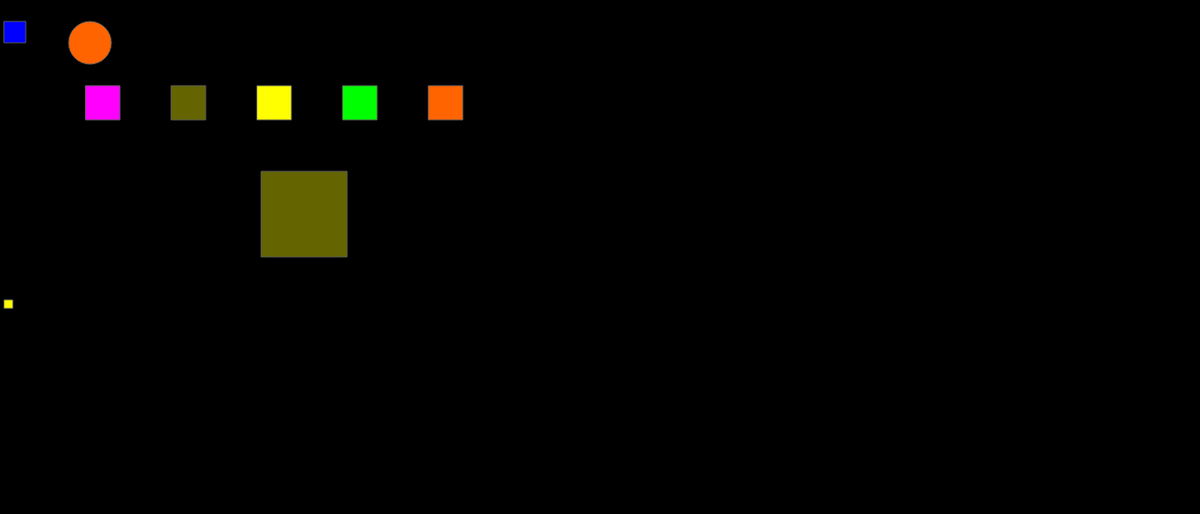
Frame 1 (no input)
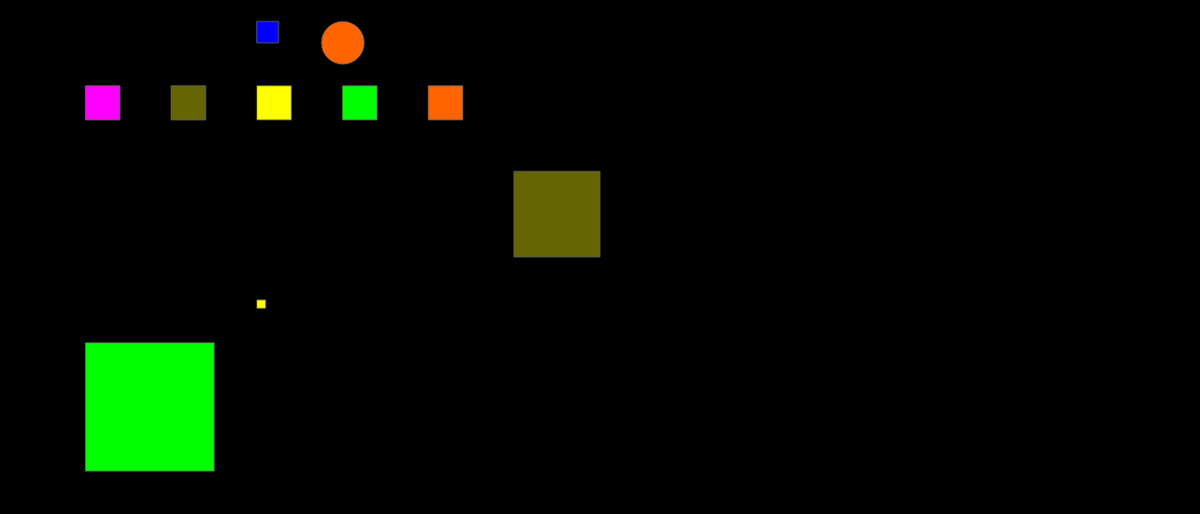
Frame 60 (no input)
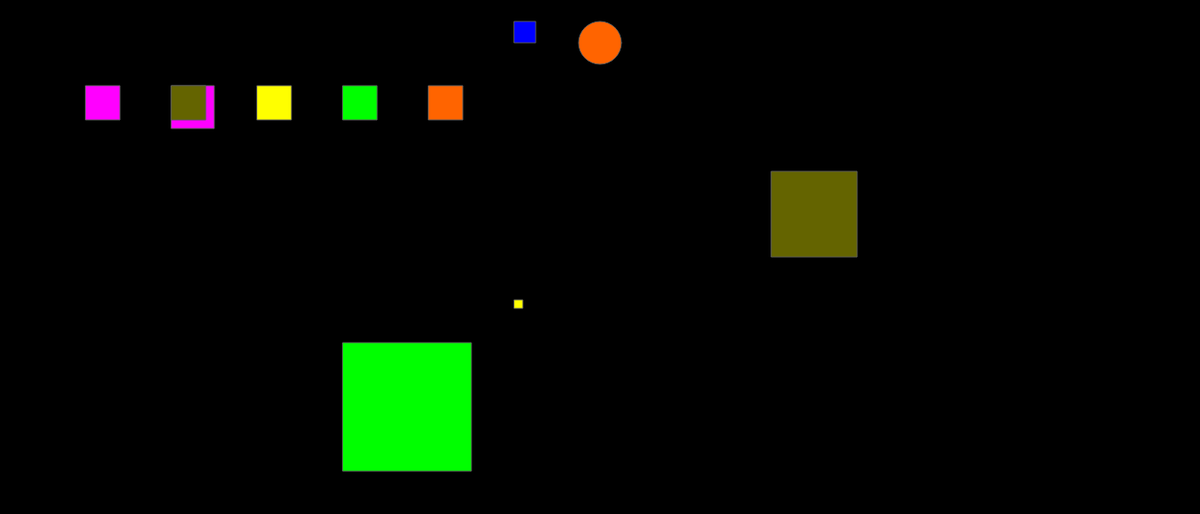
Frame 120 (the mouse pressed at the canvas centre since frame 60)

The p5.js sketch that drew these frames (run headless with seeded random() and noise() and a simulated clock; from frame 60 on, the mouse is pressed at the canvas centre):

// p5.js sketch
// ── sketch.js
var x = 0;
var y = 0;

function setup() {
    createCanvas(1400,600);
    frameRate(50);
    

  
 
  }
  
  function draw() {
    background(0);


    x+=5;

    if(x > width-50){
    x = 50;

    y+=5;

    if(y > length-50){
      y=50;

    }


    }
stroke(90);

fill(0,0,255)

rect(x,25,25,25);
fill(255,0,255);
rect(100,100,40,40);

rect(x-400,100,50,50);
fill(100,100,0);
rect(200,100,40,40);

rect(x+300,200,100,100);
fill(255,255,0);
rect(300,100,40,40);

rect(x,350,10,10);
fill(0,255,0);
rect(400,100,40,40);

rect(x-200,400,150,150);
fill(255,100,0);
rect(500,100,40,40);

ellipse(x+100,y+50,50,50);
fill(255,255,0);




  }
